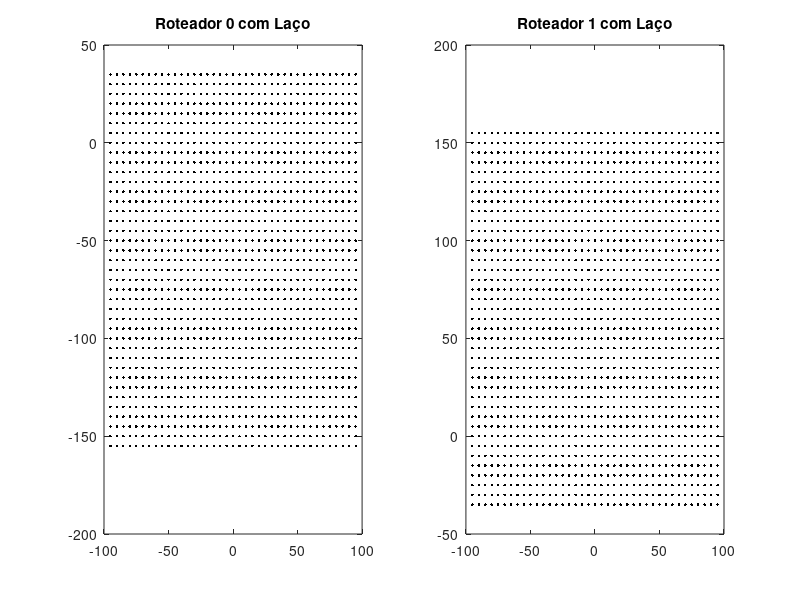
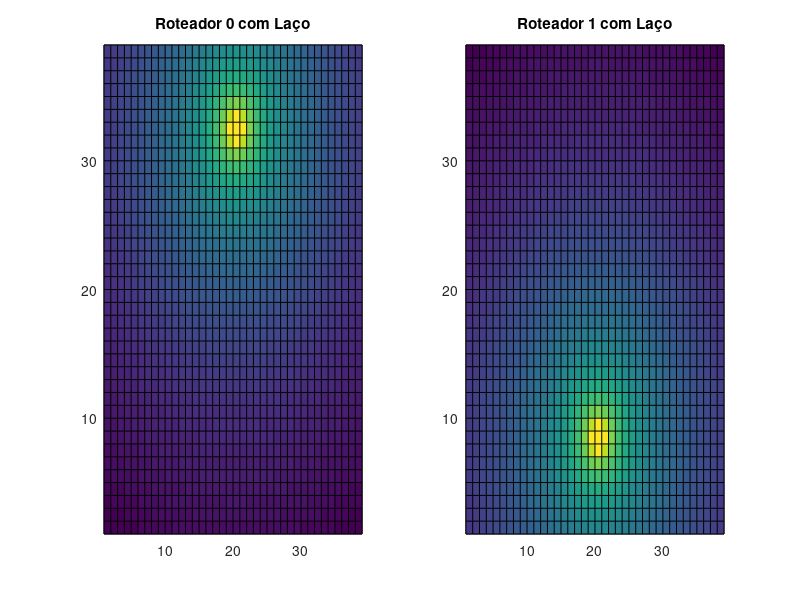
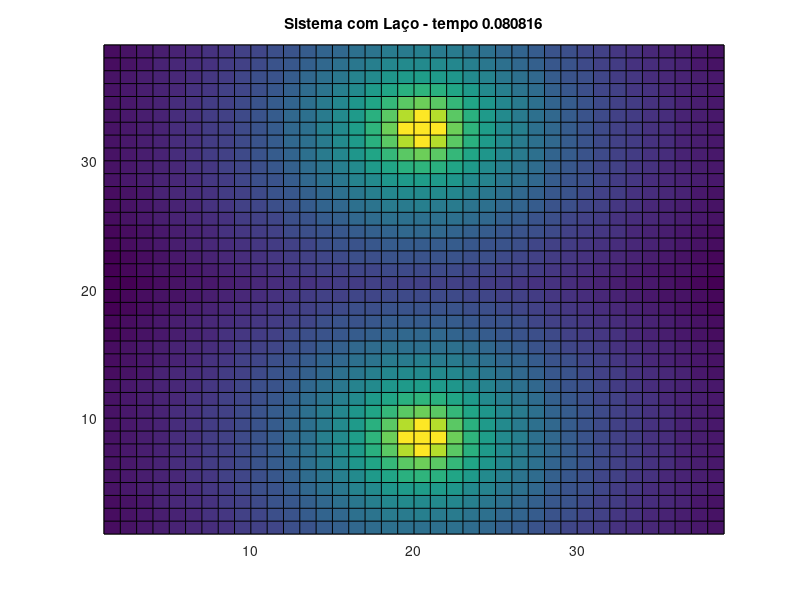

These charts were generated, in order, by the following MATLAB code:
clear all;clc;close all; 
dPasso = 5;                             % Resolução do grid
dDim = 200;                             % Dimensão do grid
nl = (dDim-2*dPasso)/dPasso + 1;        % Número de pontos de medição
% Matriz com posição de cada ponto do grid (posição relativa ao canto inferior direito)
%% Código com laço FOR
t1 = tic;                               % Abre um contador de tempo identificado por t1
for il = 1:nl 
    for ic = 1:nl
        px(il,ic) = dPasso + (ic-1)*dPasso;
        py(ic,il) = px(il,ic);
    end
end
for il = 1:nl
    for ic = 1:nl
        % Matrizes com posição de cada ponto do grid relativa a cada roteador
        pbs0(il,ic) = px(il,ic) + j*py(il,ic) - ( dDim/2 + 0.8*dDim*j); % Roteador 0 (a 80% vertical, 50% horizontal (observar Real e Imag))
        pbs1(il,ic) = px(il,ic) + j*py(il,ic) - ( dDim/2 + 0.2*dDim*j); % Roteador 1
        % Cálculo da potência recebida em cada ponto do grid, recebida de cada roteador
        pl0(il,ic) = 10*log10(1/abs(pbs0(il,ic))^4/1e-3); % Roteador 0
        pl1(il,ic) = 10*log10(1/abs(pbs1(il,ic))^4/1e-3); % Roteador 1 (abs é o valor da distância)
        % cálculo da melhor potência em cada ponto do grid
        plf(il,ic) = max(pl0(il,ic), pl1(il,ic));
    end
end
tempoComFor = toc(t1); % Fecha contador de tempo e guarda tempo na variável tempoComFor
disp(['Tempo com Laço FOR = ' num2str(tempoComFor)]);   % Mostra tempo de execuçao do código        
%% Gráficos para código com laço for
% Plota as posiçoes dos pontos do grid para os dois roteadores
subplot(1,2,1); plot(pbs0,'k.'); title('Roteador 0 com Laço');
subplot(1,2,2); plot(pbs1,'k.'); title('Roteador 1 com Laço');
figure;
% Plota a mapa de cores relativo a potência para os dois roteadores separadamente
subplot(1,2,1); pcolor(pl0); title('Roteador 0 com Laço');
subplot(1,2,2); pcolor(pl1); title('Roteador 1 com Laço');
figure;
% Plota a mapa de cores realtivo a melhor potência em cada ponto do grid (melhor entre os dois roteadores)
pcolor(plf);title(['Sistema com Laço - tempo ' num2str(tempoComFor)]);

%% Gráfico para código com operações matriciais
